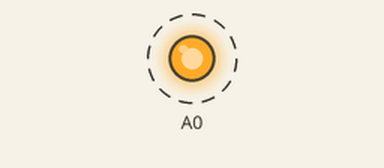
Recording of a sketch running on a simulated Arduino Uno, built with avr-gcc and run on an emulated ATmega328P. On the bench: output pins drawn as LEDs (lit = HIGH). Dashed ring = blinking.

Above: at 0.2 s.
Timing chart, 0 to 3.0 s (numbered marks = the images above):
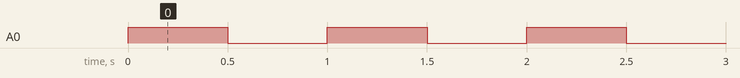

The sketch:

analogToDigital.ino
```cpp
void setup(){
  pinMode(A0,OUTPUT);
}

void loop(){
  digitalWrite(A0,HIGH);
  delay(500);
  digitalWrite(A0,LOW);
   delay(500);
}
```

Measured:
- by itself, A0: alternates HIGH for 0.50 s and LOW for 0.50 s
